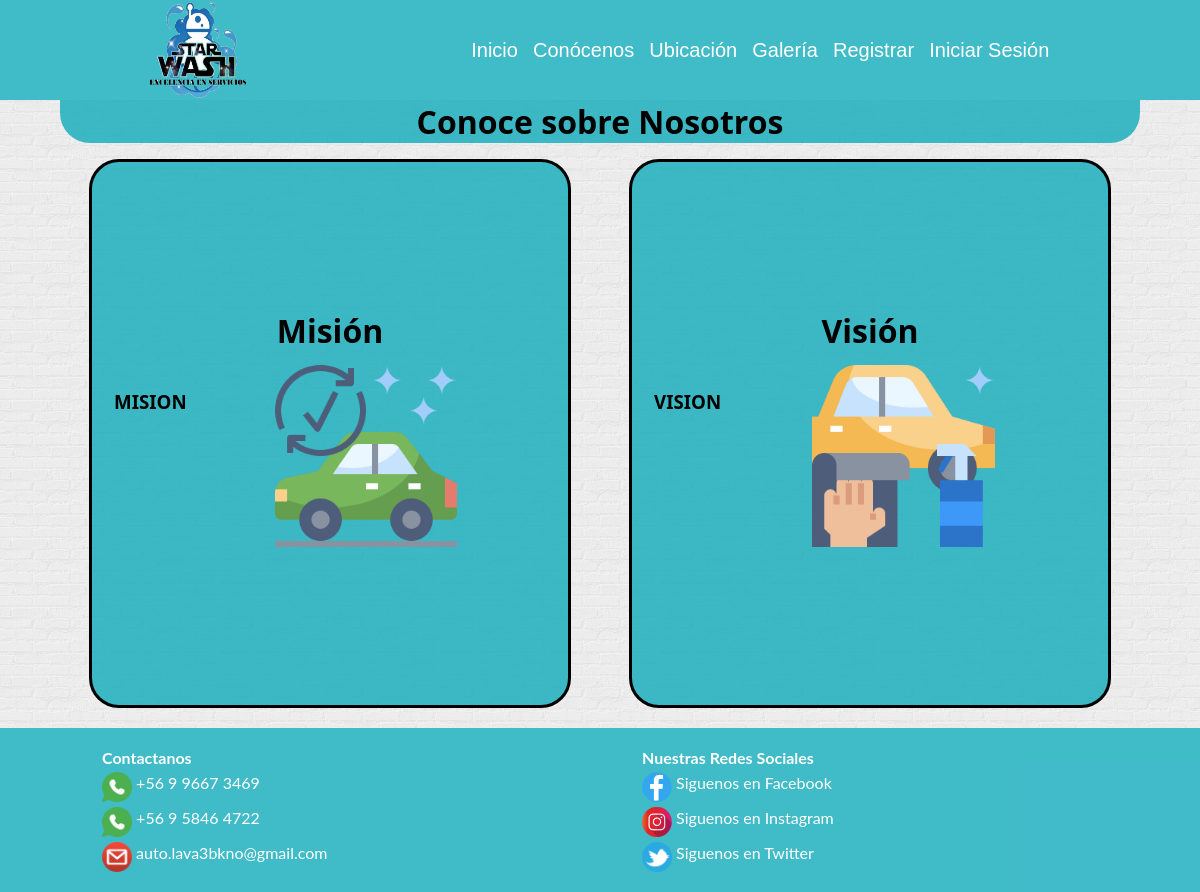
Page /conocenos/ on the earlier database version.
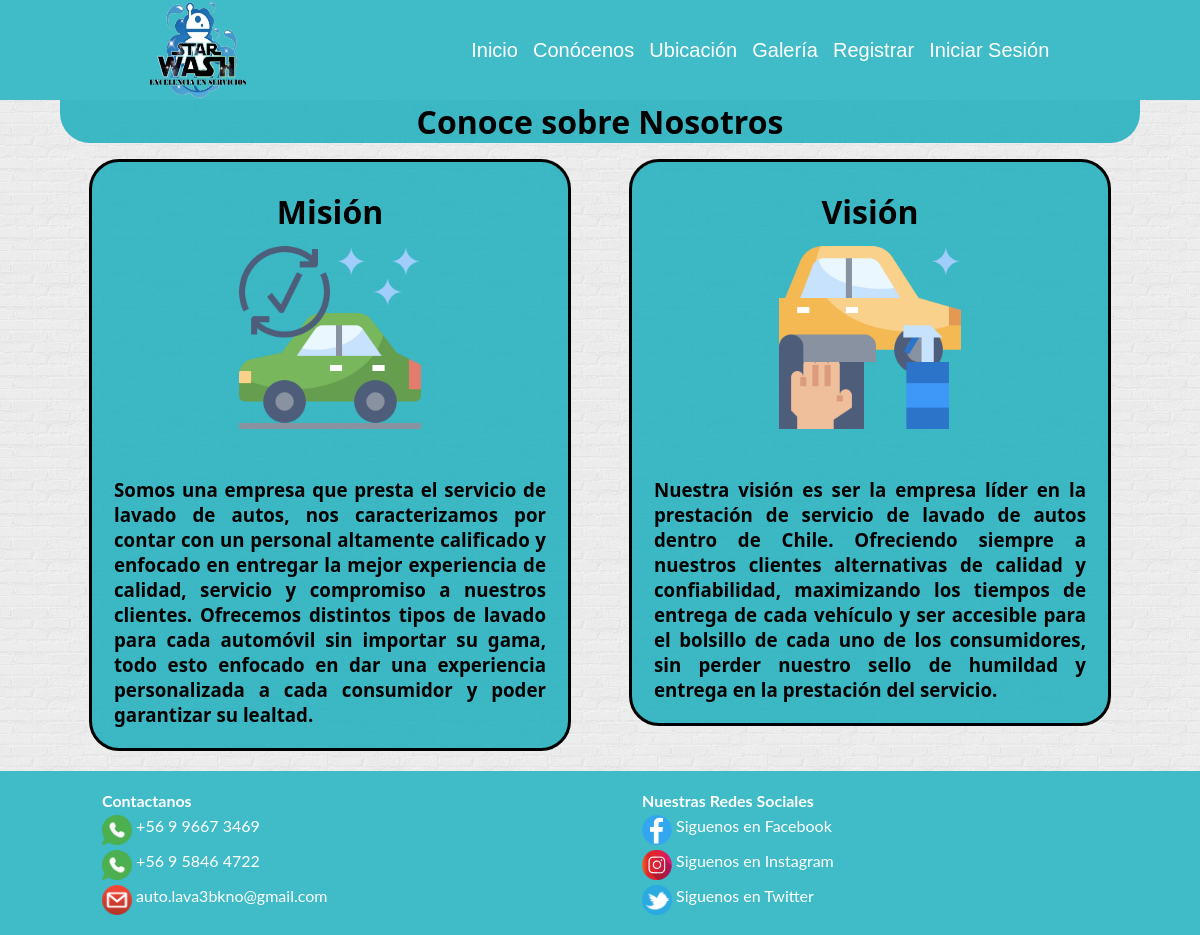
Same page on the later database version.
### StarWash/models.py (models this page shows, shortened)
class MisionVision(models.Model):
    nombre=models.CharField(max_length=60,primary_key=True)
    mision = models.TextField()
    imagenMision=models.ImageField(upload_to='misionVision',null=True)
    vision = models.TextField()
    imagenVision=models.ImageField(upload_to='misionVision',null=True)

### StarWash/views.py (the view)
# urls.py: path('conocenos/',conocenos,name="CONOCENOS"),
def conocenos(request):
    myv = MisionVision.objects.all()
    return render(request,'web/conocenos.html',{'myv':myv})

### StarWash/templates/web/conocenos.html (shortened to what this page needs)
{% extends "web/base.html" %}
{% load static%}
{% block contenido %}
    <h1>Conoce sobre Nosotros</h1>
    {% for item in myv %}
    <div class="conocenos">
        <div class="mision">
            <h2>Misión</h2>
                        <img src="{{item.imagenMision.url}}" alt="">
            <h3>
                {{item.mision}}
            </h3>
        </div>
        <div class="vision">
            <h2>Visión</h2>
                        <img src="{{item.imagenVision.url}}" alt="">
            <h3>
                {{item.vision}}
            </h3>
        </div>
    </div>
    {% endfor %}
{% endblock contenido %}

Differences in the rows shown:
changed MisionVision: mision "MISION" → "Somos una empresa que presta el servicio de lavado de autos, nos caracterizamos por contar con un personal altamente calificado y enfocado en entregar la mejor experiencia de calidad, servicio y compromiso a nuestros clientes. Ofrecemos distintos tipos de lavado para cada automóvil sin importar su gama, todo esto enfocado en dar una experiencia personalizada a cada consumidor y poder garantizar su lealtad."; vision "VISION" → "Nuestra visión es ser la empresa líder en la prestación de servicio de lavado de autos dentro de Chile. Ofreciendo siempre a nuestros clientes alternativas de calidad y confiabilidad, maximizando los tiempos de entrega de cada vehículo y ser accesible para el bolsillo de cada uno de los consumidores, sin perder nuestro sello de humildad y entrega en la prestación del servicio."
